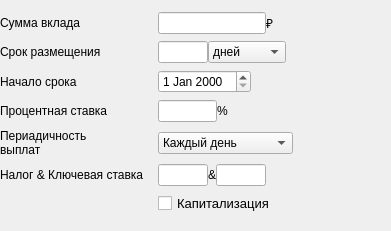
     <widget class="QWidget" name="layoutWidget_3">
      <property name="geometry">
       <rect>
        <x>30</x>
        <y>10</y>
        <width>391</width>
        <height>231</height>
       </rect>
      </property>
      <layout class="QGridLayout" name="gridLayout_2">
       <property name="leftMargin">
        <number>0</number>
       </property>
       <property name="horizontalSpacing">
        <number>7</number>
       </property>
       <item row="6" column="2">
        <widget class="QCheckBox" name="capitalization">
         <property name="styleSheet">
          <string notr="true">  font-family: 'Microsoft YaHei';
  font-size:13px</string>
         </property>
         <property name="text">
          <string>Капитализация</string>
         </property>
        </widget>
       </item>
       <item row="4" column="2" colspan="2">
        <widget class="QComboBox" name="rate_pay">
         <property name="maximumSize">
          <size>
           <width>135</width>
           <height>16777215</height>
          </size>
         </property>
         <property name="styleSheet">
          <string notr="true">  font-family: 'Microsoft YaHei';</string>
         </property>
         <item>
          <property name="text">
           <string>Каждый день</string>
          </property>
         </item>
         <item>
          <property name="text">
           <string>Каждую неделю</string>
          </property>
         </item>
         <item>
          <property name="text">
           <string>Каждый месяц</string>
          </property>
         </item>
         <item>
          <property name="text">
           <string>Каждый квартал</string>
          </property>
         </item>
         <item>
          <property name="text">
           <string>Каждые полгода</string>
          </property>
         </item>
         <item>
          <property name="text">
           <string>Каждый год</string>
          </property>
         </item>
        </widget>
       </item>
       <item row="1" column="0" colspan="2">
        <widget class="QLabel" name="label_8">
         <property name="maximumSize">
          <size>
           <width>16777215</width>
           <height>22</height>
          </size>
         </property>
         <property name="styleSheet">
          <string notr="true">  font-family: 'Microsoft YaHei';</string>
         </property>
         <property name="text">
          <string>Срок размещения</string>
         </property>
        </widget>
       </item>
       <item row="4" column="0" colspan="2">
        <widget class="QLabel" name="label_11">
         <property name="styleSheet">
          <string notr="true">  font-family: 'Microsoft YaHei';</string>
         </property>
         <property name="text">
          <string>Периадичность
выплат</string>
         </property>
        </widget>
       </item>
       <item row="0" column="2">
        <layout class="QHBoxLayout" name="horizontalLayout_6">
         <item>
          <widget class="QLineEdit" name="sum">
           <property name="styleSheet">
            <string notr="true">  font-family: 'Microsoft YaHei';</string>
           </property>
          </widget>
         </item>
         <item>
          <widget class="QLabel" name="label_12">
           <property name="styleSheet">
            <string notr="true">  font-family: 'Microsoft YaHei';</string>
           </property>
           <property name="text">
            <string>₽</string>
           </property>
          </widget>
         </item>
         <item>
          <spacer name="horizontalSpacer_4">
           <property name="orientation">
            <enum>Qt::Horizontal</enum>
           </property>
           <property name="sizeHint" stdset="0">
            <size>
             <width>40</width>
             <height>20</height>
            </size>
           </property>
          </spacer>
         </item>
        </layout>
       </item>
       <item row="1" column="2">
        <layout class="QHBoxLayout" name="horizontalLayout_2">
         <item>
          <widget class="QLineEdit" name="srok_dep">
           <property name="minimumSize">
            <size>
             <width>50</width>
             <height>0</height>
            </size>
           </property>
           <property name="maximumSize">
            <size>
             <width>16777215</width>
             <height>16777215</height>
            </size>
           </property>
           <property name="styleSheet">
            <string notr="true">  font-family: 'Microsoft YaHei';</string>
           </property>
          </widget>
         </item>
         <item>
          <widget class="QComboBox" name="srok_typed">
           <property name="styleSheet">
            <string notr="true">  font-family: 'Microsoft YaHei';</string>
           </property>
           <item>
            <property name="text">
             <string>дней</string>
            </property>
           </item>
           <item>
            <property name="text">
             <string>месяцев</string>
            </property>
           </item>
           <item>
            <property name="text">
             <string>лет</string>
            </property>
           </item>
          </widget>
         </item>
         <item>
          <spacer name="horizontalSpacer_3">
           <property name="orientation">
            <enum>Qt::Horizontal</enum>
           </property>
           <property name="sizeHint" stdset="0">
            <size>
             <width>180</width>
             <height>0</height>
            </size>
           </property>
          </spacer>
         </item>
        </layout>
       </item>
       <item row="2" column="0" colspan="2">
        <widget class="QLabel" name="label_9">
         <property name="styleSheet">
          <string notr="true">  font-family: 'Microsoft YaHei';</string>
         </property>
         <property name="text">
          <string>Начало срока</string>
         </property>
        </widget>
       </item>
       <item row="2" column="2">
        <widget class="QDateEdit" name="dep_date">
         <property name="maximumSize">
          <size>
           <width>93</width>
           <height>16777215</height>
          </size>
         </property>
         <property name="styleSheet">
          <string notr="true">  font-family: 'Microsoft YaHei';</string>
         </property>
        </widget>
       </item>
       <item row="3" column="0" colspan="2">
        <widget class="QLabel" name="label_10">
         <property name="maximumSize">
          <size>
           <width>16777215</width>
           <height>22</height>
          </size>
         </property>
         <property name="styleSheet">
          <string notr="true">  font-family: 'Microsoft YaHei';</string>
         </property>
         <property name="text">
          <string>Процентная ставка</string>
         </property>
        </widget>
       </item>
       <item row="0" column="0" colspan="2">
        <widget class="QLabel" name="label_7">
         <property name="maximumSize">
          <size>
           <width>16777215</width>
           <height>22</height>
          </size>
         </property>
         <property name="styleSheet">
          <string notr="true">  font-family: 'Microsoft YaHei';</string>
         </property>
         <property name="text">
          <string>Сумма вклада</string>
         </property>
        </widget>
       </item>
       <item row="3" column="2" colspan="2">
        <layout class="QHBoxLayout" name="horizontalLayout_5">
         <item>
          <widget class="QLineEdit" name="int_rate_dep">
           <property name="minimumSize">
            <size>
             <width>58</width>
             <height>0</height>
            </size>
           </property>
           <property name="maximumSize">
            <size>
             <width>16777215</width>
             <height>16777215</height>
            </size>
           </property>
           <property name="styleSheet">
            <string notr="true">  font-family: 'Microsoft YaHei';</string>
           </property>
          </widget>
         </item>
         <item>
          <widget class="QLabel" name="label_15">
           <property name="styleSheet">
            <string notr="true">  font-family: 'Microsoft YaHei';</string>
           </property>
           <property name="text">
            <string>%</string>
           </property>
          </widget>
         </item>
         <item>
          <spacer name="horizontalSpacer">
           <property name="orientation">
            <enum>Qt::Horizontal</enum>
           </property>
           <property name="sizeHint" stdset="0">
            <size>
             <width>200</width>
             <height>20</height>
            </size>
           </property>
          </spacer>
         </item>
        </layout>
       </item>
       <item row="5" column="0">
        <widget class="QLabel" name="label_20">
         <property name="maximumSize">
          <size>
           <width>16777215</width>
           <height>22</height>
          </size>
         </property>
         <property name="styleSheet">
          <string notr="true">  font-family: 'Microsoft YaHei';</string>
         </property>
         <property name="text">
          <string>Налог &amp; Ключевая ставка</string>
         </property>
        </widget>
       </item>
       <item row="5" column="2">
        <layout class="QGridLayout" name="gridLayout_6">
         <item row="0" column="3">
          <widget class="QLineEdit" name="label_key_rate">
           <property name="minimumSize">
            <size>
             <width>50</width>
             <height>0</height>
            </size>
           </property>
           <property name="maximumSize">
            <size>
             <width>30</width>
             <height>16777215</height>
            </size>
           </property>
           <property name="styleSheet">
            <string notr="true">  font-family: 'Microsoft YaHei';</string>
           </property>
          </widget>
         </item>
         <item row="0" column="4">
          <spacer name="horizontalSpacer_12">
           <property name="orientation">
            <enum>Qt::Horizontal</enum>
           </property>
           <property name="sizeHint" stdset="0">
            <size>
             <width>40</width>
             <height>20</height>
            </size>
           </property>
          </spacer>
         </item>
         <item row="0" column="1">
          <widget class="QLineEdit" name="label_tax">
           <property name="minimumSize">
            <size>
             <width>50</width>
             <height>0</height>
            </size>
           </property>
           <property name="maximumSize">
            <size>
             <width>30</width>
             <height>16777215</height>
            </size>
           </property>
           <property name="styleSheet">
            <string notr="true">  font-family: 'Microsoft YaHei';</string>
           </property>
          </widget>
         </item>
         <item row="0" column="2">
          <widget class="QLabel" name="label_21">
           <property name="text">
            <string>&amp;</string>
           </property>
          </widget>
         </item>
        </layout>
       </item>
      </layout>
     </widget>
